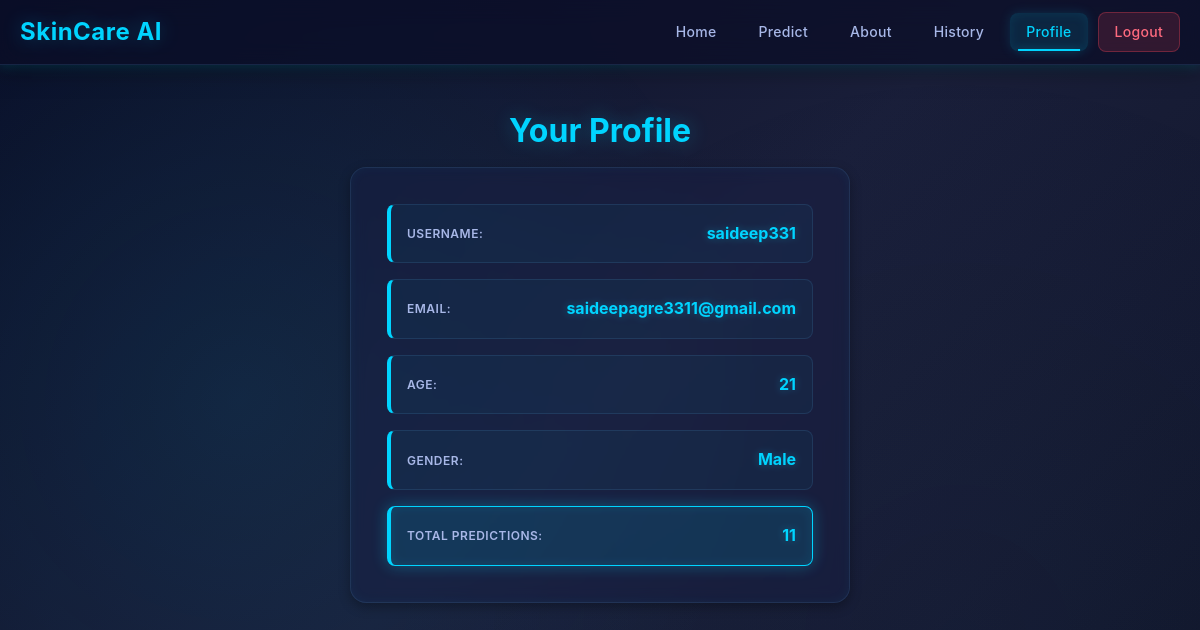
The app's page /profile (signed in) with its own data.
### tables this page shows
CREATE TABLE users (
            id INTEGER PRIMARY KEY AUTOINCREMENT,
            email TEXT UNIQUE NOT NULL,
            age INTEGER NOT NULL,
            gender TEXT NOT NULL,
            username TEXT UNIQUE NOT NULL,
            password TEXT NOT NULL,
            created_at TIMESTAMP DEFAULT CURRENT_TIMESTAMP
        , is_admin BOOLEAN DEFAULT 0);

### web_app/app.py (the view)
@app.route('/profile')
def profile():
    if 'user_id' not in session:
        return redirect(url_for('login'))
    user = get_user_by_id(session['user_id'])
    prediction_count = get_prediction_count(session['user_id'])
    return render_template('profile.html',
                         username=user['username'],
                         email=user['email'],
                         age=user['age'],
                         gender=user['gender'],
                         prediction_count=prediction_count)

### web_app/app.py (called while the page is built)
@app.before_request
def before_request():
    session.permanent = True

### web_app/database.py (called while the page is built)
def get_connection():
    conn = sqlite3.connect(DB_FILE)
    conn.row_factory = sqlite3.Row
    return conn

def get_user_by_id(user_id):
    conn = get_connection()
    cursor = conn.cursor()
    cursor.execute('SELECT id, email, age, gender, username FROM users WHERE id = ?', (user_id,))
    user = cursor.fetchone()
    conn.close()
    return user

def get_prediction_count(user_id):
    conn = get_connection()
    cursor = conn.cursor()
    cursor.execute('SELECT COUNT(*) as count FROM history WHERE user_id = ?', (user_id,))
    result = cursor.fetchone()
    conn.close()
    return result['count'] if result else 0

### web_app/templates/profile.html (shortened to what this page needs)
<!DOCTYPE html>
<html lang="en">
<head>
    <link rel="stylesheet" href="{{ url_for('static', filename='css/style.css') }}">
</head>
<body>
    <nav class="navbar">
        <div class="nav-container">
            <div class="nav-brand">SkinCare AI</div>
            <div class="nav-links">
                <a href="/home" class="nav-link">Home</a>
                <a href="/predict" class="nav-link">Predict</a>
                <a href="/about" class="nav-link">About</a>
                <a href="/history" class="nav-link">History</a>
                <a href="/profile" class="nav-link active">Profile</a>
                <a href="/logout" class="nav-link logout">Logout</a>
            </div>
        </div>
    </nav>
    <div class="container">
        <div class="profile-section">
            <h1>Your Profile</h1>
            <div class="profile-card">
                <div class="profile-info">
                    <div class="info-row">
                        <span class="label">Username:</span>
                        <span class="value">{{ username }}</span>
                    </div>
                    <div class="info-row">
                        <span class="label">Email:</span>
                        <span class="value">{{ email }}</span>
                    </div>
                    <div class="info-row">
                        <span class="label">Age:</span>
                        <span class="value">{{ age }}</span>
                    </div>
                    <div class="info-row">
                        <span class="label">Gender:</span>
                        <span class="value">{{ gender }}</span>
                    </div>
                    <div class="info-row highlight">
                        <span class="label">Total Predictions:</span>
                        <span class="value">{{ prediction_count }}</span>
                    </div>
                </div>
            </div>
        </div>
    </div>
</body>
</html>

### records on screen
users: username "saideep331", email "saideepagre3311@gmail.com", gender "Male"

### other values on screen
{{ age }} "21"
{{ prediction_count }} "11"
